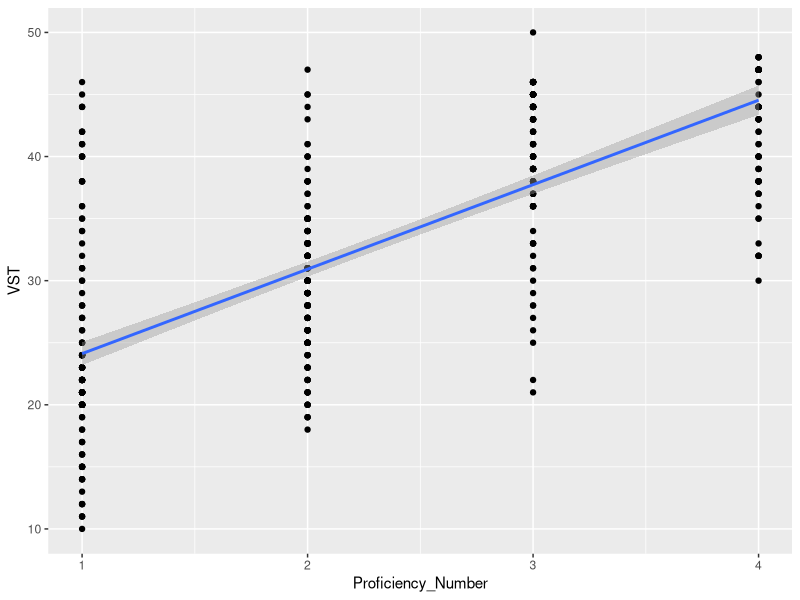
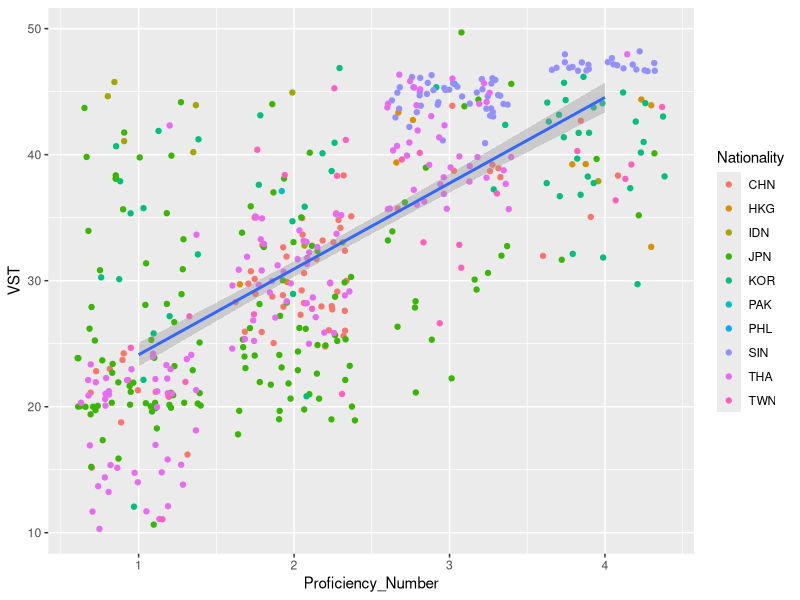
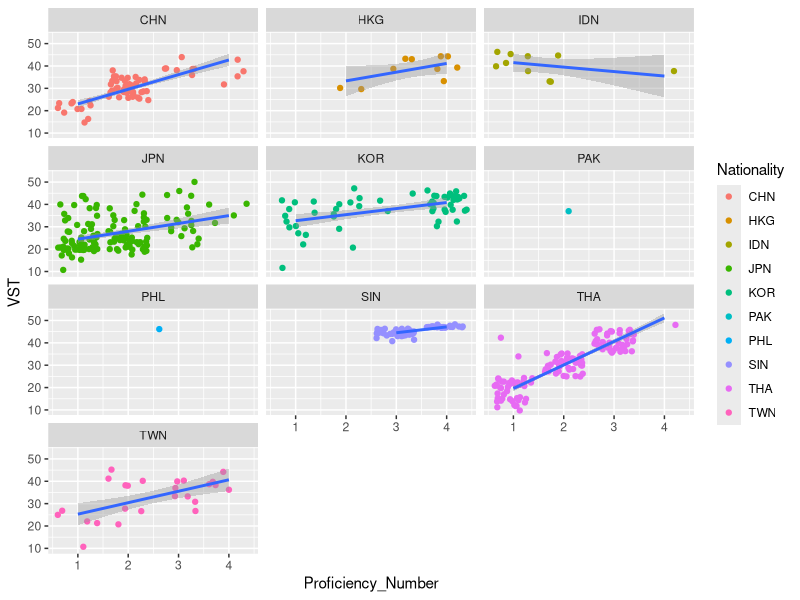
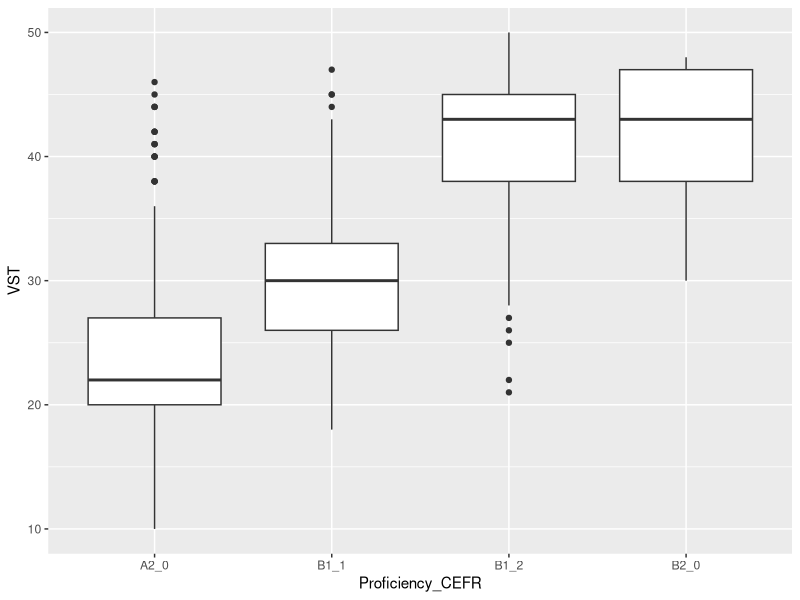
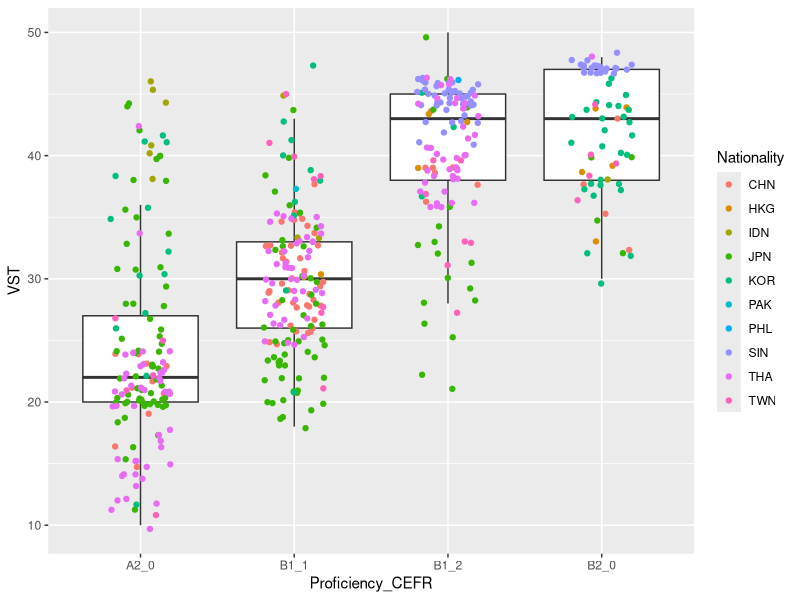
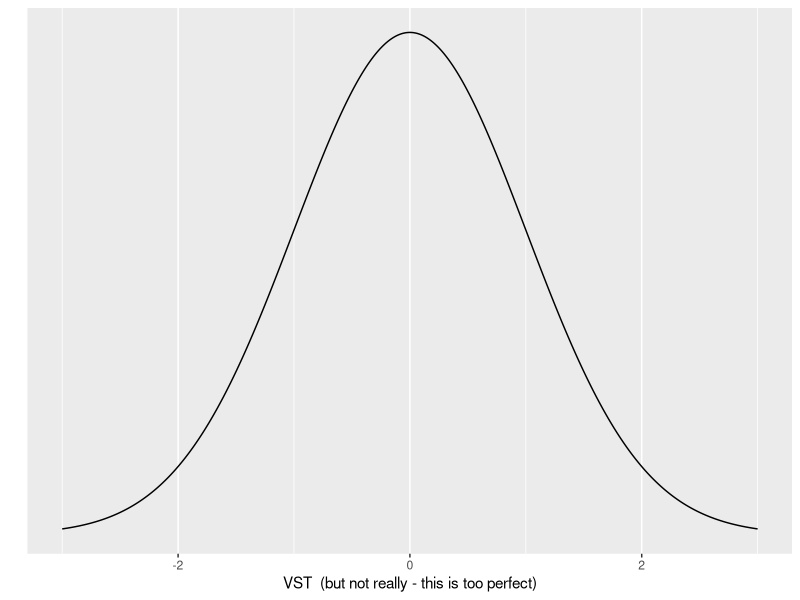
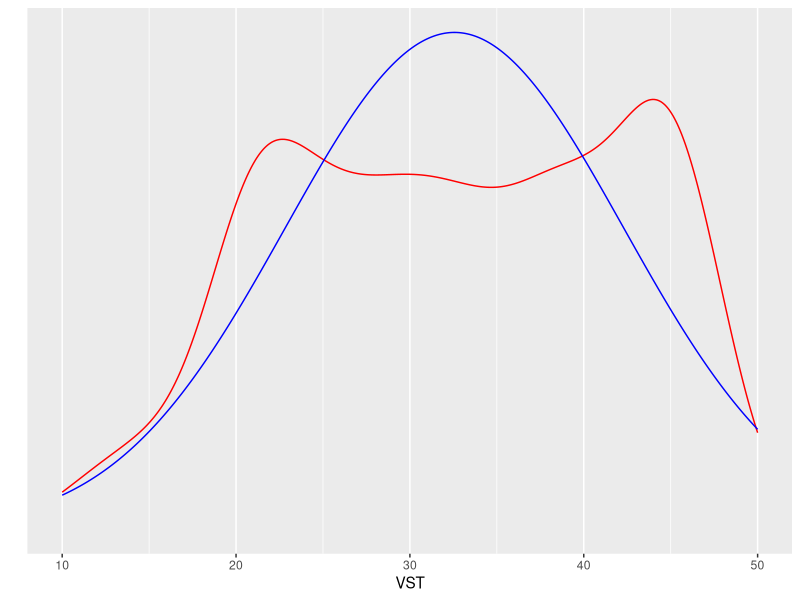
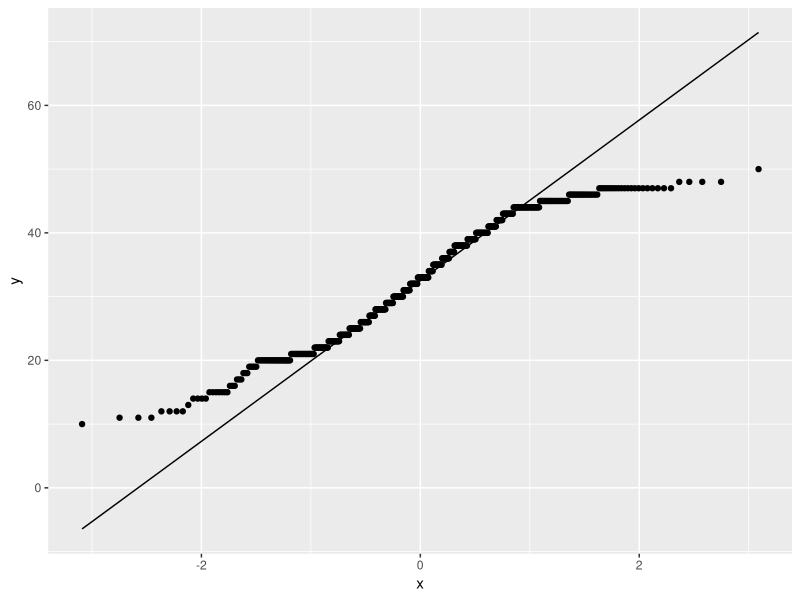

Recreate these plots in R, in order.
## ---- chunk 1
knitr::opts_chunk$set(echo = TRUE)
## ---- chunk 2
fundata <- read.csv("data/ICNALE_500_simple.csv", header = TRUE) #this presumes that the .csv file is in a subfolder entitled "data"
summary(fundata)
## ---- chunk 3
library(ggplot2)
## ---- chunk 4
ggplot(data = fundata) + #this line indicates my dataset
  geom_point(mapping = aes(x = Proficiency_Number, y = VST)) + #this line sets the x and y axis
  geom_smooth(mapping = aes(x = Proficiency_Number, y = VST), method = lm)
## ---- chunk 5
ggplot(data = fundata) + #this line indicates my dataset
  geom_jitter(mapping = aes(x = Proficiency_Number, y = VST, color = Nationality)) + #this line sets the x and y axis
  geom_smooth(mapping = aes(x = Proficiency_Number, y = VST), method = lm)
## ---- chunk 6
ggplot(data = fundata) + #this line indicates my dataset
  geom_jitter(mapping = aes(x = Proficiency_Number, y = VST, color = Nationality)) + #this line sets the x and y axis
  geom_smooth(mapping = aes(x = Proficiency_Number, y = VST), method = lm) +
  facet_wrap(~ Nationality, ncol = 3)
## ---- chunk 7
ggplot(data = fundata) + 
  geom_boxplot(mapping = aes(x = Proficiency_CEFR, y = VST))
## ---- chunk 8
ggplot(data = fundata) + 
  geom_boxplot(mapping = aes(x = Proficiency_CEFR, y = VST), outlier.shape = NA) +
  geom_jitter(mapping = aes(x = Proficiency_CEFR, y = VST, color = Nationality), width = 0.2)
## ---- chunk 9
samplelist <- c(1,1,2,3,4,4,5,5,6,6,7,7,7)
## ---- chunk 10
mean(samplelist)
## ---- chunk 11
median(samplelist)
## ---- chunk 12
fundata <- read.csv("data/ICNALE_500_simple.csv", header = TRUE) #load data
cat("mean VST score:", mean(fundata$VST),"\n")  #mean VST score 
cat("median VST score:", median(fundata$VST),"\n")  #median VST score
cat("variance in VST score", var(fundata$VST), "\n") #variance in VST scores - by default this is the sample variance
cat("standard deviation of VST scores", sd(fundata$VST), "\n") #standard deviation of VST scores - by default this is the sample standard deviation
## ---- chunk 13
library(ggplot2)
#don't worry too much about this code - take a look at the plot
ggplot(data = data.frame(x = c(-3, 3)), aes(x)) +
  stat_function(fun = dnorm, n = 500, args = list(mean = 0, sd = 1)) + ylab("") + xlab("VST  (but not really - this is too perfect)") +
  scale_y_continuous(breaks = NULL)
## ---- chunk 14
#This code may be useful in the future, but don't worry about it too much right now.
ggplot(fundata, aes(x=VST)) + 
  geom_density(color = "red") +
  #geom_histogram(aes(y=..density..), color = "black", binwidth = 3) +
  stat_function(fun = dnorm, n = 500, args = list(mean = mean(fundata$VST), sd = sd(fundata$VST)), color = "blue") +
  ylab("") +
  xlab("VST") +
  scale_y_continuous(breaks = NULL)
## ---- chunk 15
#don't worry too much about this code for now
ggplot(fundata, (aes(sample=VST))) + #note that the sample is the variable we are examinining
  stat_qq() + #this adds the points
  stat_qq_line() #this adds the theoretical line
## ---- chunk 16
shapiro.test(fundata$VST)
## ---- chunk 17
#don't worry too much about this code - see the plot
library(dplyr)
library(ggplot2)
distr <- data.frame(x=seq(30, 50, length=300)) %>%
  mutate( density = dnorm(x, mean=40, sd=5))

ggplot(distr, aes(x=x, y=density)) +
  geom_line() +
  geom_area() +
  theme_bw()
## ---- chunk 18
#don't worry too much about this code - see the plot
distr <- data.frame(x=seq(30, 50, length=300)) %>%
  mutate(density = dnorm(x, mean=40, sd=5),
          group = ifelse(x<=34, 'Worse score than 34','Better score than 34'))

ggplot(distr, aes(x=x, y=density, fill=group)) +
  geom_line() +
  geom_area() +
  theme_bw()
## ---- chunk 19
#don't worry too much about this code
pnorm(34, mean = 40, sd = 5)
## ---- chunk 20
set.seed(124) #set random number generator seed
mean(rnorm(10, mean = 40, sd = 5)) #get random sample of 10 data points from a normal distribution with a mean of 40 and an sd of 5; get the mean score
mean(rnorm(10, mean = 40, sd = 5))
mean(rnorm(10, mean = 40, sd = 5))
## ---- chunk 21
set.seed(124) #set random number generator seed
mean(rnorm(100, mean = 40, sd = 5)) #get random sample of 100 data points from a normal distribution with a mean of 40 and an sd of 5; get the mean score
mean(rnorm(100, mean = 40, sd = 5))
mean(rnorm(100, mean = 40, sd = 5))
## ---- chunk 22
#don't worry too much about this code - see the plot
distr <- data.frame(x=seq(30, 50, length=300)) %>%
  mutate( density = dnorm(x, mean=40, sd=5))

distr2 <- data.frame(x=seq(35, 55, length=300)) %>%
  mutate( density = dnorm(x, mean=45, sd=5))

ggplot(distr, aes(x=x, y=density)) +
  geom_line(color = "red") +
  #geom_area() +
  geom_line(distr2, mapping = aes(x=x, y=density), color = "blue") +

  theme_bw()
  
